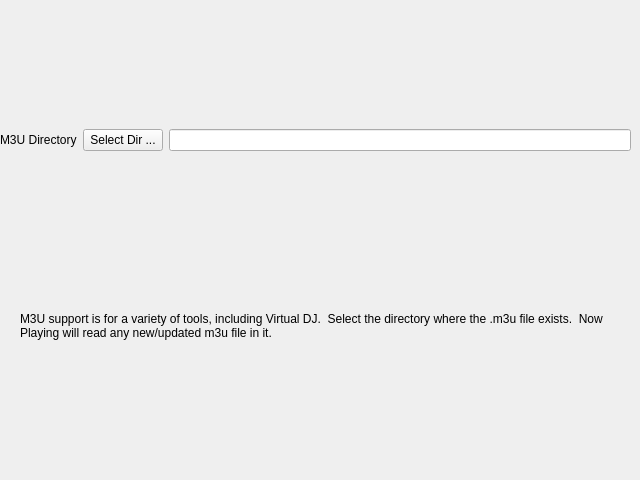
<?xml version="1.0" encoding="UTF-8"?>
<ui version="4.0">
 <class>Form</class>
 <widget class="QWidget" name="Form">
  <property name="geometry">
   <rect>
    <x>0</x>
    <y>0</y>
    <width>640</width>
    <height>480</height>
   </rect>
  </property>
  <property name="windowTitle">
   <string>Form</string>
  </property>
  <widget class="QWidget" name="horizontalLayoutWidget">
   <property name="geometry">
    <rect>
     <x>0</x>
     <y>100</y>
     <width>631</width>
     <height>80</height>
    </rect>
   </property>
   <layout class="QHBoxLayout" name="horizontalLayout">
    <item>
     <widget class="QLabel" name="dir_label">
      <property name="text">
       <string>M3U Directory</string>
      </property>
     </widget>
    </item>
    <item>
     <widget class="QPushButton" name="dir_button">
      <property name="text">
       <string>Select Dir ...</string>
      </property>
     </widget>
    </item>
    <item>
     <widget class="QLineEdit" name="dir_lineedit"/>
    </item>
   </layout>
  </widget>
  <widget class="QLabel" name="help_label">
   <property name="geometry">
    <rect>
     <x>20</x>
     <y>210</y>
     <width>601</width>
     <height>231</height>
    </rect>
   </property>
   <property name="text">
    <string>M3U support is for a variety of tools, including Virtual DJ.  Select the directory where the .m3u file exists.  Now Playing will read any new/updated m3u file in it.</string>
   </property>
   <property name="wordWrap">
    <bool>true</bool>
   </property>
  </widget>
 </widget>
 <resources/>
 <connections/>
</ui>
